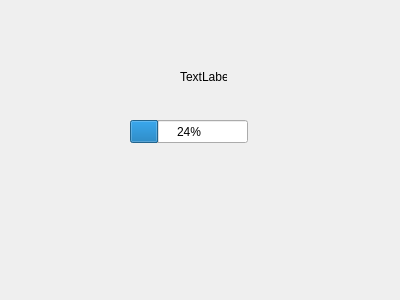
<?xml version="1.0" encoding="UTF-8"?>
<ui version="4.0">
 <class>LoadingWindow</class>
 <widget class="QWidget" name="LoadingWindow">
  <property name="geometry">
   <rect>
    <x>0</x>
    <y>0</y>
    <width>400</width>
    <height>300</height>
   </rect>
  </property>
  <property name="windowTitle">
   <string>Form</string>
  </property>
  <widget class="QProgressBar" name="progressBar">
   <property name="geometry">
    <rect>
     <x>130</x>
     <y>120</y>
     <width>118</width>
     <height>23</height>
    </rect>
   </property>
   <property name="value">
    <number>24</number>
   </property>
  </widget>
  <widget class="QLabel" name="label">
   <property name="geometry">
    <rect>
     <x>180</x>
     <y>70</y>
     <width>47</width>
     <height>13</height>
    </rect>
   </property>
   <property name="text">
    <string>TextLabel</string>
   </property>
  </widget>
 </widget>
 <resources/>
 <connections/>
</ui>
